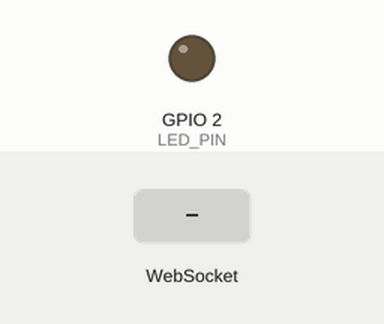
This sketch was run on a simulated ESP32-C6. On the bench: output pins drawn as LEDs (lit = HIGH). The inputs (shaded band) are chosen by the test bench. What the sketch prints to the serial monitor is not drawn.

Above: at 1.2 s.
1.3 s: WebSocket text "TOGGLE_LED" received
At 1.9 s:
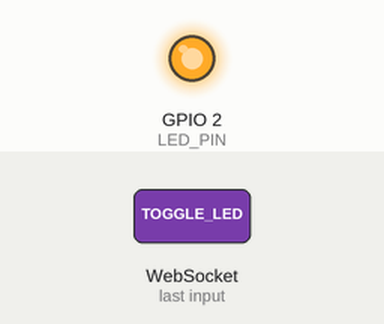
Timing chart, 0 to 4.3 s (numbered marks = the images above; inputs shaded):
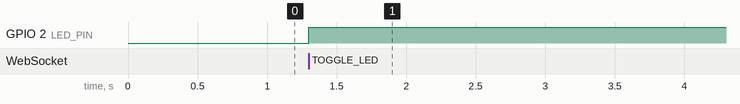

Measured:
- after the input at 1.3 s, GPIO 2 (LED_PIN): LOW → HIGH at once

The sketch:

main.ino
```cpp
#include <WiFi.h>
#include <WebServer.h>
#include <WebSocketsServer.h>

#include "control_page.h"
#include "settings_page.h"
#include "product_page.h" // thêm product

const char* ssid = "ESP32_WIFI";
const char* password = "12345678";

WebServer server(80);
WebSocketsServer webSocket(81);

#define LED_PIN 2
bool ledState = false;
int speed = 100;

// --- HTTP ---
void handleControl() { server.send(200, "text/html", CONTROL_page); }

void handleSettings() {
  String page = SETTINGS_page;
  page.replace("%AP_NAME%", ssid);
  page.replace("%LED%", ledState ? "BẬT" : "TẮT");
  server.send(200, "text/html", page);
}

void handleProduct() {
  server.send(200, "text/html", PRODUCT_page);
}

// --- WebSocket ---
void webSocketEvent(uint8_t num, WStype_t type, uint8_t * payload, size_t length) {
  if(type != WStype_TEXT) return;
  String msg = (char*)payload;

  if(msg.startsWith("speed,")){
    speed = msg.substring(6).toInt();
    webSocket.broadcastTXT("speed," + String(speed));
  }
  else if(msg == "BOOST"){
    speed += 50; if(speed > 255) speed = 255;
    webSocket.broadcastTXT("speed," + String(speed));
  }
  else if(msg == "TOGGLE_LED"){
    ledState = !ledState;
    digitalWrite(LED_PIN, ledState ? HIGH : LOW);
  }
  else if(msg == "UP" || msg == "DOWN" || msg == "LEFT" || msg == "RIGHT" || msg == "STOP"){
    // TODO: motor
  }
}

// --- Setup ---
void setup() {
  Serial.begin(115200);
  pinMode(LED_PIN, OUTPUT); digitalWrite(LED_PIN, LOW);

  WiFi.softAP(ssid, password);
  Serial.print("AP IP: "); Serial.println(WiFi.softAPIP());

  server.on("/", handleControl);
  server.on("/settings", handleSettings);
  server.on("/product", handleProduct); // thêm product
  server.begin();

  webSocket.begin();
  webSocket.onEvent(webSocketEvent);
}

// --- Loop ---
void loop() {
  server.handleClient();
  webSocket.loop();
}
```

control_page.h
```cpp
const char CONTROL_page[] PROGMEM = R"rawliteral(
<!DOCTYPE html>
<html lang="vi">
<head>
<meta charset="UTF-8">
<meta name="viewport" content="width=device-width, initial-scale=1.0">
<title>ESP32 Điều Khiển</title>
<script>
var socket;
function init() {
  socket = new WebSocket("ws://" + window.location.hostname + ":81/");
  socket.onmessage = function(event) {
    if(event.data.startsWith("speed,")){
      document.getElementById("speedValue").innerText = event.data.split(",")[1];
    }
  };
}
function sendCommand(cmd){ socket.send(cmd); }
function sendSpeed(val){ socket.send("speed," + val); }
</script>
<style>
body { font-family: Arial; text-align: center; }
.btn { padding: 20px; font-size: 24px; margin: 5px; cursor: pointer; }
.grid { display: grid; grid-template-columns: repeat(3, 1fr); gap: 10px; width: 300px; margin: auto; }
</style>
</head>
<body onload="init()">
<h2>ESP32 Điều Khiển 4 Hướng</h2>
<div class="grid">
  <div></div>
  <button class="btn" onmousedown="sendCommand('UP')" onmouseup="sendCommand('STOP')">⬆️</button>
  <div></div>
  <button class="btn" onmousedown="sendCommand('LEFT')" onmouseup="sendCommand('STOP')">⬅️</button>
  <button class="btn" onmousedown="sendCommand('STOP')">⏹</button>
  <button class="btn" onmousedown="sendCommand('RIGHT')" onmouseup="sendCommand('STOP')">➡️</button>
  <div></div>
  <button class="btn" onmousedown="sendCommand('DOWN')" onmouseup="sendCommand('STOP')">⬇️</button>
  <div></div>
</div>
<br>
<button class="btn" onclick="sendCommand('BOOST')">🚀 Tăng tốc</button>
<button class="btn" onclick="sendCommand('TOGGLE_LED')">💡 Bật/Tắt LED</button>
<p>Tốc độ: <span id="speedValue">100</span></p>
<input type="range" min="0" max="255" value="100" oninput="sendSpeed(this.value)">
<br><br>
<a href="/settings">➡️ Trang thông tin</a>
</body>
</html>
)rawliteral";
```

product_page.h
```cpp
const char PRODUCT_page[] PROGMEM = R"rawliteral(
<!DOCTYPE html>
<html lang="vi">
<head>
<meta charset="UTF-8">
<meta name="viewport" content="width=device-width, initial-scale=1.0">
<title>ESP32 Product</title>
<style>
body { font-family: Arial; text-align: center; }
table { margin:auto; border-collapse: collapse; width: 80%; }
th, td { border: 1px solid #333; padding: 8px; }
th { background-color: #ddd; }
</style>
</head>
<body>
<h2>Danh sách sản phẩm</h2>
<table>
  <tr><th>ID</th><th>Tên sản phẩm</th><th>Giá</th></tr>
  <tr><td>1</td><td>Đèn LED</td><td>50.000₫</td></tr>
  <tr><td>2</td><td>Motor DC</td><td>120.000₫</td></tr>
  <tr><td>3</td><td>ESP32 DevKit</td><td>250.000₫</td></tr>
</table>
<br>
<a href="/">⬅️ Quay lại trang điều khiển</a>
</body>
</html>
)rawliteral";
```

settings_page.h
```cpp
const char SETTINGS_page[] PROGMEM = R"rawliteral(
<!DOCTYPE html>
<html lang="vi">
<head>
<meta charset="UTF-8">
<meta name="viewport" content="width=device-width, initial-scale=1.0">
<title>ESP32 Info</title>
<style>body{font-family:Arial;text-align:center;}</style>
</head>
<body>
<h2>Thông tin ESP32</h2>
<p>ESP32 đang phát WiFi AP: <strong>%AP_NAME%</strong></p>
<p>Trạng thái LED: <strong>%LED%</strong></p>
<br>
<a href="/">⬅️ Quay lại trang điều khiển</a>
</body>
</html>
)rawliteral";
```
